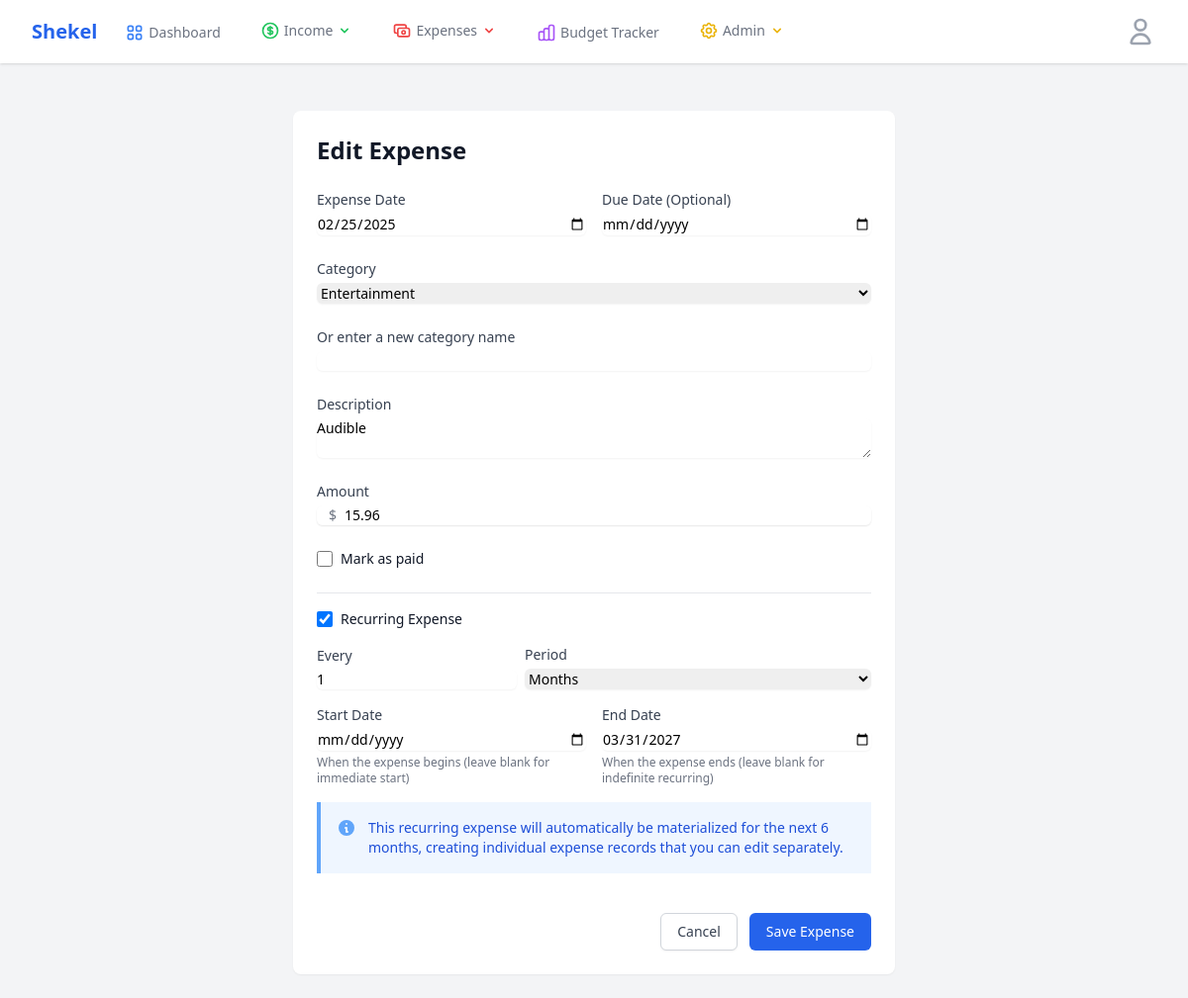
The page /expenses/edit/674 (signed in) on the database as committed earlier.
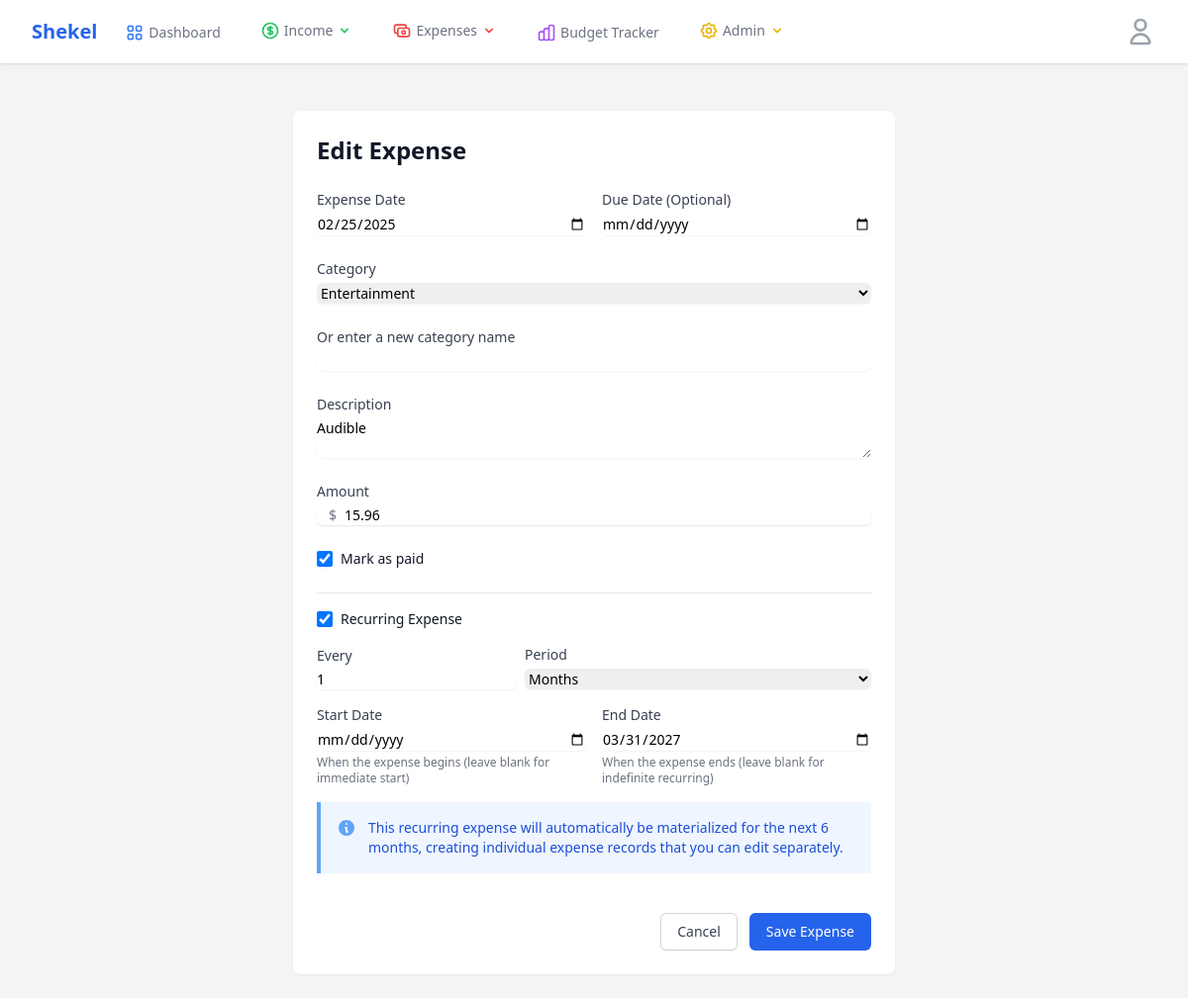
The same page on the database as committed later.
### app/models.py (models this page shows, shortened)
class Expense(db.Model):
    id = db.Column(db.Integer, primary_key=True)
    date = db.Column(db.Date, nullable=False, index=True)
    due_date = db.Column(db.Date, nullable=True, index=True)
    start_date = db.Column(db.Date, nullable=True, index=True)  # When the expense starts (for recurring)
    end_date = db.Column(db.Date, nullable=True, index=True)    # When the expense ends (for recurring)
    parent_expense_id = db.Column(db.Integer, db.ForeignKey("expense.id"), nullable=True)  # For materialized instances
    category = db.Column(db.String(50), nullable=False)
    category_id = db.Column(db.Integer, db.ForeignKey("expense_category.id"), nullable=True)
    description = db.Column(db.String(200))
    amount = db.Column(db.Float, nullable=False)
    paid = db.Column(db.Boolean, default=False)
    recurring = db.Column(db.Boolean, default=False)
    frequency = db.Column(db.String(20))
    frequency_type = db.Column(db.String(10))
    frequency_value = db.Column(db.Integer)
    user_id = db.Column(db.Integer, db.ForeignKey("user.id"), nullable=False)
    created_at = db.Column(db.DateTime, default=datetime.utcnow)
    updated_at = db.Column(db.DateTime, default=datetime.utcnow, onupdate=datetime.utcnow)
    materialized_instances = db.relationship("Expense", backref=db.backref("parent_expense", remote_side=[id]))

### app/routes.py (the view, shortened to what this page needs)
@main.route("/expenses/edit/<int:id>", methods=["GET", "POST"])
@login_required
def edit_expense(id):
    expense = Expense.query.filter_by(id=id, user_id=current_user.id).first_or_404()
    is_materialized = expense.parent_expense_id is not None
    form = ExpenseForm(obj=expense)
    categories = ExpenseCategory.query.filter_by(user_id=current_user.id).all()
    form.category_id.choices = [(0, "-- Select Category --")] + [
        (c.id, c.name) for c in categories
    ]
    if request.method == "GET":
        if expense.category_id:
            form.category_id.data = expense.category_id
        if expense.frequency_type and expense.frequency_value:
            form.frequency_type.data = expense.frequency_type
            form.frequency_value.data = expense.frequency_value
    return render_template(
        "finance/expense_form.html",
        title="Edit Expense" if not is_materialized else "Edit Expense Instance",
        form=form,
        expense=expense,
        is_materialized=is_materialized,
    )

### app/models.py (called while the page is built)
@login_manager.user_loader
def load_user(id):
    return User.query.get(int(id))

    def has_permission(self, permission):
        return (
            self.role is not None and (self.role.permissions & permission) == permission
        )

    def can_manage_users(self):
        return self.has_permission(Role.MANAGE_USERS)

### app/templates/finance/expense_form.html (shortened to what the changed rows need)
{% extends "base.html" %}
{% block content %}
<div class="max-w-2xl mx-auto py-6 sm:px-6 lg:px-8">
    <div class="bg-white shadow-sm rounded-lg">
        <div class="px-4 py-5 sm:p-6">
            <h1 class="text-2xl font-bold text-gray-900 mb-4">
                {% if expense %}
                {% if is_materialized %}
                Edit Expense Instance
                {% else %}
                Edit Expense
                {% endif %}
                {% else %}
                Add Expense
                {% endif %}
            </h1>
            <form method="POST" class="space-y-6">
                <div class="grid grid-cols-1 md:grid-cols-2 gap-4">
                    <div>
                        <div class="mt-1">
                            {{ form.date(class="shadow-sm focus:ring-blue-500 focus:border-blue-500 block w-full
                            sm:text-sm border-gray-300 rounded-md", type="date") }}
                        </div>
                    </div>
                    <div>
                        <div class="mt-1">
                            {{ form.due_date(class="shadow-sm focus:ring-blue-500 focus:border-blue-500 block w-full
                            sm:text-sm border-gray-300 rounded-md", type="date") }}
                        </div>
                    </div>
                </div>
                <div>
                    <div class="mt-1">
                        {{ form.category_id(class="shadow-sm focus:ring-blue-500 focus:border-blue-500 block w-full
                        sm:text-sm border-gray-300 rounded-md") }}
                    </div>
                </div>
                <div>
                    <div class="mt-1">
                        {{ form.description(class="shadow-sm focus:ring-blue-500 focus:border-blue-500 block w-full
                        sm:text-sm border-gray-300 rounded-md", rows="2") }}
                    </div>
                </div>
                <div>
                    <div class="mt-1 relative rounded-md shadow-sm">
                        <div class="absolute inset-y-0 left-0 pl-3 flex items-center pointer-events-none">
                            <span class="text-gray-500 sm:text-sm">$</span>
                        </div>
                        {{ form.amount(class="shadow-sm focus:ring-blue-500 focus:border-blue-500 block w-full pl-7
                        sm:text-sm border-gray-300 rounded-md") }}
                    </div>
                </div>
                <div class="flex items-center">
                    {{ form.paid(class="h-4 w-4 text-blue-600 focus:ring-blue-500 border-gray-300 rounded") }}
                    <label for="paid" class="ml-2 block text-sm text-gray-900">Mark as paid</label>
                </div>
                {% if not is_materialized %}
                <div class="space-y-4 pt-4 border-t border-gray-200">
                    <div class="flex items-center">
                        {{ form.recurring(class="h-4 w-4 text-blue-600 focus:ring-blue-500 border-gray-300 rounded",
                        onclick="toggleRecurringFields()") }}
                        <label for="recurring" class="ml-2 block text-sm text-gray-900">Recurring Expense</label>
                    </div>
                    <div id="recurring-fields" class="{% if not form.recurring.data %}hidden{% endif %} space-y-4">
                        <div id="frequency-fields">
                            <div class="flex items-end space-x-2">
                                <div>
                                    <label for="frequency_value"
                                        class="block text-sm font-medium text-gray-700">Every</label>
                                    <div class="mt-1">
                                        {{ form.frequency_value(class="shadow-sm focus:ring-blue-500
                                        focus:border-blue-500 block w-full sm:text-sm border-gray-300 rounded-md",
                                        min="1", type="number") }}
                                    </div>
                                </div>
                                <div class="flex-grow">
                                    <label for="frequency_type"
                                        class="block text-sm font-medium text-gray-700">Period</label>
                                    <div class="mt-1">
                                        {{ form.frequency_type(class="shadow-sm focus:ring-blue-500
                                        focus:border-blue-500 block w-full sm:text-sm border-gray-300 rounded-md") }}
                                    </div>
                                </div>
                            </div>
                        </div>
                        <div id="recurring-date-fields" class="grid grid-cols-1 md:grid-cols-2 gap-4 mt-4">
                            <div>
                                <label for="start_date" class="block text-sm font-medium text-gray-700">Start
                                    Date</label>
                                <div class="mt-1">
                                    {{ form.start_date(class="shadow-sm focus:ring-blue-500 focus:border-blue-500 block
                                    w-full sm:text-sm border-gray-300 rounded-md", type="date") }}
                                </div>
                                <p class="mt-1 text-xs text-gray-500">When the expense begins (leave blank for immediate
                                    start)</p>
                            </div>
                            <div>
                                <label for="end_date" class="block text-sm font-medium text-gray-700">End Date</label>
                                <div class="mt-1">
                                    {{ form.end_date(class="shadow-sm focus:ring-blue-500 focus:border-blue-500 block
                                    w-full sm:text-sm border-gray-300 rounded-md", type="date") }}
                                </div>
                                <p class="mt-1 text-xs text-gray-500">When the expense ends (leave blank for indefinite
                                    recurring)</p>
                            </div>
                        </div>
                        <div class="mt-4 bg-blue-50 border-l-4 border-blue-400 p-4">
                            <div class="flex">
                                <div class="flex-shrink-0">
                                    <svg class="h-5 w-5 text-blue-400" xmlns="http://www.w3.org/2000/svg"
                                        viewBox="0 0 20 20" fill="currentColor">
                                        <path fill-rule="evenodd"
                                            d="M18 10a8 8 0 11-16 0 8 8 0 0116 0zm-7-4a1 1 0 11-2 0 1 1 0 012 0zM9 9a1 1 0 000 2v3a1 1 0 001 1h1a1 1 0 100-2v-3a1 1 0 00-1-1H9z"
                                            clip-rule="evenodd" />
                                    </svg>
                                </div>
                                <div class="ml-3">
                                    <p class="text-sm text-blue-700">
                                        This recurring expense will automatically be materialized for the next 6 months,
                                        creating individual expense records that you can edit separately.
                                    </p>
                                </div>
                            </div>
                        </div>
                    </div>
                </div>
                {% endif %}
            </form>
        </div>
    </div>
</div>
{% endblock %}

Rows that differ between the two databases and show on the page:
changed Expense "Entertainment": paid "☐" → "☑"
